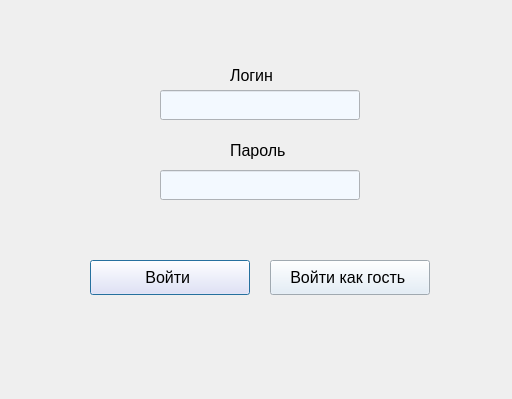
<?xml version="1.0" encoding="UTF-8"?>
<ui version="4.0">
 <class>Dialog</class>
 <widget class="QDialog" name="Dialog">
  <property name="geometry">
   <rect>
    <x>0</x>
    <y>0</y>
    <width>512</width>
    <height>399</height>
   </rect>
  </property>
  <property name="windowTitle">
   <string>Обувь - Вход в систему </string>
  </property>
  <property name="styleSheet">
   <string notr="true">background-color:rgb(231, 224, 255) 8pt &quot;MS Shell Dlg 2&quot;;</string>
  </property>
  <widget class="QLabel" name="loginLabel">
   <property name="geometry">
    <rect>
     <x>230</x>
     <y>60</y>
     <width>71</width>
     <height>30</height>
    </rect>
   </property>
   <property name="font">
    <font>
     <pointsize>12</pointsize>
     <weight>50</weight>
     <bold>false</bold>
     <underline>false</underline>
    </font>
   </property>
   <property name="text">
    <string>Логин</string>
   </property>
  </widget>
  <widget class="QLineEdit" name="loginLineEdit">
   <property name="geometry">
    <rect>
     <x>160</x>
     <y>90</y>
     <width>200</width>
     <height>30</height>
    </rect>
   </property>
   <property name="font">
    <font>
     <pointsize>12</pointsize>
     <weight>50</weight>
     <bold>false</bold>
     <underline>false</underline>
    </font>
   </property>
   <property name="styleSheet">
    <string notr="true">background-color: rgb(243, 249, 255)
</string>
   </property>
  </widget>
  <widget class="QLabel" name="passwordLabel">
   <property name="geometry">
    <rect>
     <x>230</x>
     <y>140</y>
     <width>81</width>
     <height>21</height>
    </rect>
   </property>
   <property name="font">
    <font>
     <pointsize>12</pointsize>
     <weight>50</weight>
     <bold>false</bold>
     <underline>false</underline>
    </font>
   </property>
   <property name="text">
    <string>Пароль </string>
   </property>
  </widget>
  <widget class="QLineEdit" name="passwordLineEdit">
   <property name="geometry">
    <rect>
     <x>160</x>
     <y>170</y>
     <width>200</width>
     <height>30</height>
    </rect>
   </property>
   <property name="font">
    <font>
     <pointsize>12</pointsize>
     <weight>50</weight>
     <bold>false</bold>
     <underline>false</underline>
    </font>
   </property>
   <property name="styleSheet">
    <string notr="true">background-color: rgb(243, 249, 255)
</string>
   </property>
   <property name="echoMode">
    <enum>QLineEdit::Password</enum>
   </property>
  </widget>
  <widget class="QPushButton" name="loginButton">
   <property name="geometry">
    <rect>
     <x>90</x>
     <y>260</y>
     <width>160</width>
     <height>35</height>
    </rect>
   </property>
   <property name="font">
    <font>
     <pointsize>12</pointsize>
     <weight>50</weight>
     <bold>false</bold>
     <underline>false</underline>
    </font>
   </property>
   <property name="styleSheet">
    <string notr="true">background-color: rgb(241, 230, 255);</string>
   </property>
   <property name="text">
    <string>Войти </string>
   </property>
  </widget>
  <widget class="QPushButton" name="quesButton">
   <property name="geometry">
    <rect>
     <x>270</x>
     <y>260</y>
     <width>160</width>
     <height>35</height>
    </rect>
   </property>
   <property name="font">
    <font>
     <pointsize>12</pointsize>
     <weight>50</weight>
     <bold>false</bold>
     <underline>false</underline>
    </font>
   </property>
   <property name="styleSheet">
    <string notr="true">background-color: rgb(224, 236, 247);
</string>
   </property>
   <property name="text">
    <string>Войти как гость </string>
   </property>
  </widget>
  <widget class="QLabel" name="logoLabel">
   <property name="geometry">
    <rect>
     <x>20</x>
     <y>10</y>
     <width>100</width>
     <height>100</height>
    </rect>
   </property>
   <property name="text">
    <string/>
   </property>
  </widget>
 </widget>
 <resources/>
 <connections/>
</ui>
